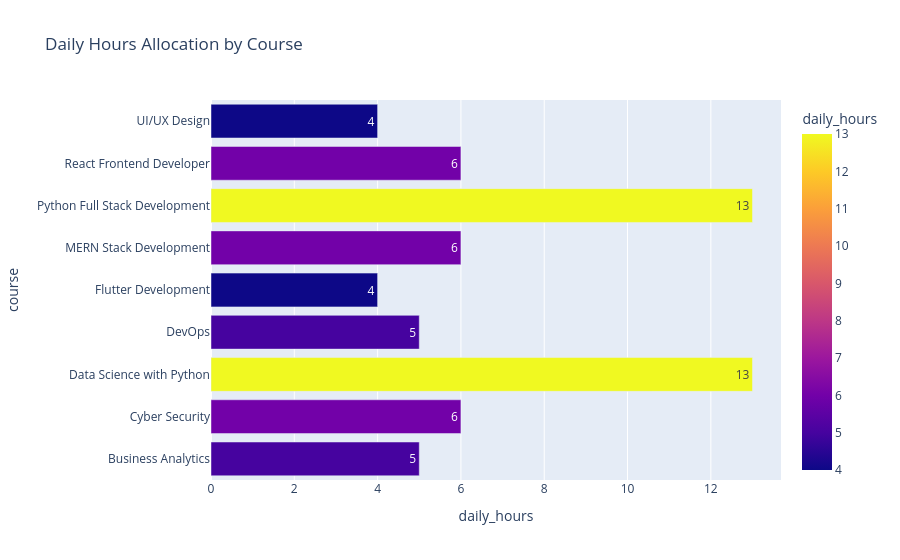

Source (notebook cell):
### Markdown cell above
### Key Insight: Imbalanced Utilization with Clear Idle Capacity

The distribution of free periods shows a noticeable imbalance in how trainer time is utilized.

A small group of trainers (Akhil Nair, Kiran Kumar) have no free periods, indicating they are fully occupied throughout the day. While this reflects high utilization, it also suggests limited flexibility and potential overload risk.

On the other end, trainers like Meera Joseph and Aravind P have two free periods, representing significant unused capacity. Several others fall in between with one free period.

This uneven distribution highlights that workload is not optimally balanced. Instead of evenly distributing sessions, the schedule concentrates work on certain trainers while leaving others partially idle.

Overall, this results in:
- Overutilization of some trainers
- Underutilization of available capacity
- Missed opportunities to redistribute workload efficiently

### Code cell
fig = px.bar(
    course_hours,
    x="daily_hours",
    y="course",
    color="daily_hours",
    title="Daily Hours Allocation by Course",
    text="daily_hours"
)

fig.show()

### Figure 1 — Plotly figure (JSON) as saved in the notebook; plotly's stock layout.template omitted (floating-point values rounded to 4 significant figures)
{"data": [{"alignmentgroup": "True", "hovertemplate": "daily_hours=%{marker.color}<br>course=%{y}<extra></extra>", "legendgroup": "", "marker": {"color": [5, 6, 13, 5, 4, 6, 13, 6, 4], "coloraxis": "coloraxis", "pattern": {"shape": ""}}, "name": "", "offsetgroup": "", "orientation": "h", "showlegend": false, "text": [5, 6, 13, 5, 4, 6, 13, 6, 4], "textposition": "auto", "type": "bar", "x": [5, 6, 13, 5, 4, 6, 13, 6, 4], "xaxis": "x", "y": ["Business Analytics", "Cyber Security", "Data Science with Python", "DevOps", "Flutter Development", "MERN Stack Development", "Python Full Stack Development", "React Frontend Developer", "UI/UX Design"], "yaxis": "y"}], "layout": {"barmode": "relative", "coloraxis": {"colorbar": {"title": {"text": "daily_hours"}}, "colorscale": [[0, "#0d0887"], [0.1111, "#46039f"], [0.2222, "#7201a8"], [0.3333, "#9c179e"], [0.4444, "#bd3786"], [0.5556, "#d8576b"], [0.6667, "#ed7953"], [0.7778, "#fb9f3a"], [0.8889, "#fdca26"], [1, "#f0f921"]]}, "legend": {"tracegroupgap": 0}, "title": {"text": "Daily Hours Allocation by Course"}, "xaxis": {"anchor": "y", "domain": [0, 1], "title": {"text": "daily_hours"}}, "yaxis": {"anchor": "x", "domain": [0, 1], "title": {"text": "course"}}}}
